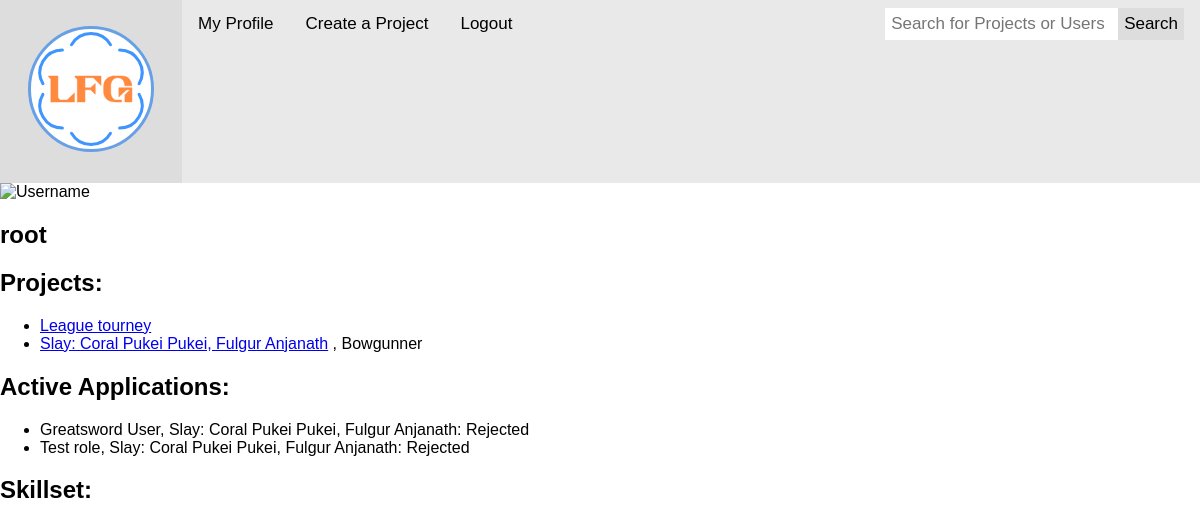
/accounts/profile/ (signed in), run on an earlier commit of the app's database.
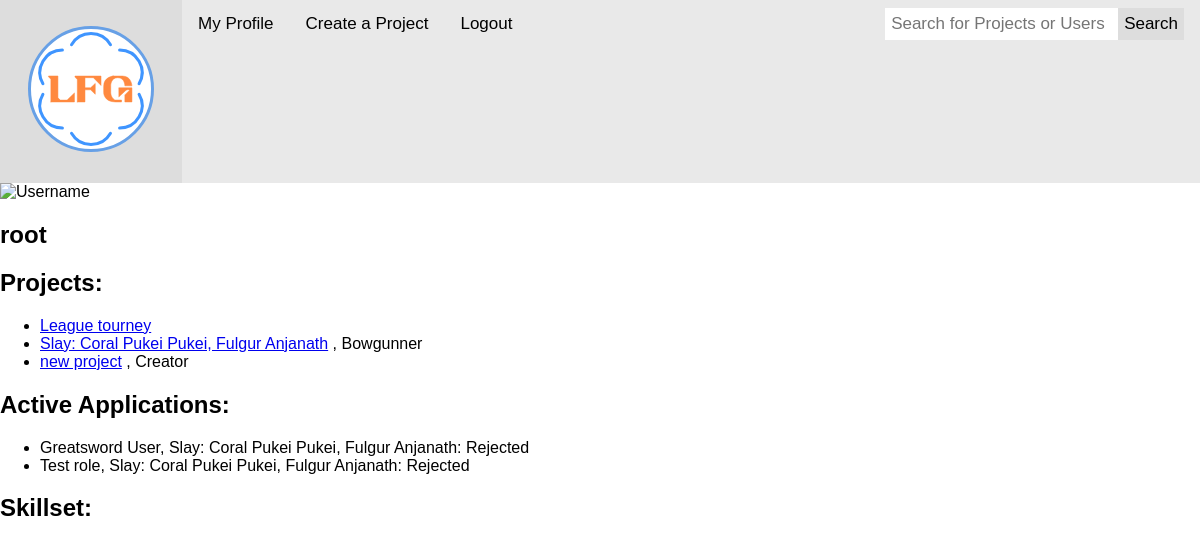
And on a later commit of the database.
### LFGCore/models.py (models this page shows)
class Member(models.Model):
  profile = models.ForeignKey(Profile, on_delete=models.CASCADE)
  project = models.ForeignKey(Project, on_delete=models.CASCADE)
  roles = models.ManyToManyField('Role')
  is_owner = models.BooleanField()
  start_date = models.DateTimeField()
  end_date = models.DateTimeField(null=True)

class Project(models.Model):
  channels = models.ManyToManyField('ChatChannel', through='ProjectChannel')
  name = models.CharField(max_length=45)
  description = models.CharField(max_length=10000)
  start_date = models.DateTimeField(null=True)
  end_date = models.DateTimeField(null=True)

class Role(models.Model):
  project = models.ForeignKey(Project, on_delete=models.CASCADE)
  skills = models.ManyToManyField('Skill')
  title = models.CharField(max_length=45)
  description = models.CharField(max_length=1000)

class Application(models.Model):
  applicant = models.ForeignKey(Profile, on_delete=models.CASCADE)
  role = models.ForeignKey(Role, on_delete=models.CASCADE)
  status = models.CharField(max_length=1, choices=(
    ('A', 'Applied'),
    ('O', 'Offered'),
    ('R', 'Rejected'),
    ('D', 'Declined')
  ))

### LFGCore/views.py (the view)
# urls.py: path('accounts/profile/', views.profile, name='my_profile_view'),
@login_required
def profile(request, id=None):
  user = None
  if id == None:
    user = request.user
  else:
    user = User.objects.get(id=id)
  return render(request, 'LFGCore/profile.html', {"user": user, "skillset": [], 'logged_in' : request.user.is_authenticated })

### LFGCore/templates/LFGCore/profile.html (shortened to what this page needs)
{% extends logged_in|yesno:"LFGCore/top.html,LFGCore/notloggedtop.html" %}
{% block content %}
<div class="card">
  <img src="image_defaultProfile.jpg" alt="Username" style="width:100%">
  <h2>{{ user.username }}</h2>
  <h2>Projects:</h2>
  <ul>
    {% for member in user.profile.member_set.all %}
    <li>
      <a href="/project/{{ member.project.id }}/">{{ member.project.name }}</a>
      {% if member.roles.all %}
        , {{ member.roles.all.0.title }}
      {% endif %}
    {% endfor %}
  </ul>
  <h2>Active Applications:</h2>
  <ul>
    {% for application in user.profile.application_set.all %}
      <li>
        {{ application.role.title }}, {{ application.role.project.name }}: {{ application.get_status_display }}
      </li>
    {% endfor %}
  </ul>
  <h2>Skillset:</h2>
</div>
{% endblock content %}

### LFGCore/templates/LFGCore/top.html (shortened to what this page needs)
<!DOCTYPE html>
<html>
<head>
  <link rel="stylesheet" href="/static/top/top.css">
</head>
<body>
  <div class="topnav">
    <div class="logo"><a href="/"><img src="/static/top/logo.svg" alt="Logo" width="150" height="150" /></a></div>
    <a class="active" href="/accounts/profile/">My Profile</a>
    <a href="/project/create/">Create a Project</a>
    <a href="/logout/">Logout</a>
    <div class="search-container">
      <form action="/search/">
        <input type="text" placeholder="Search for Projects or Users" name="query">
        <button type="submit">Search</button>
      </form>
    </div>
  </div>
  {% block content %}{% endblock content %}
</body>
</html>

### static/top/top.css (style rules this page uses)
* { box-sizing: border-box; }
body { margin: 0; font-family: Arial, Helvetica, sans-serif; }
.topnav { overflow: hidden; background-color: #e9e9e9; }
.topnav a { float: left; display: block; color: black; text-align: center; padding: 14px 16px; text-decoration: none; font-size: 17px; }
.topnav a.active { color: rgb(5, 5, 5); }
.topnav .search-container { float: right; }
.topnav input[type=text] { padding: 6px; margin-top: 8px; font-size: 17px; border: none; }
.topnav .search-container button { float: right; padding: 6px; margin-top: 8px; margin-right: 16px; background: #ddd; font-size: 17px; border: none; cursor: pointer; }
.logo { display: inline-block; float: left }

What changed in the data, as far as the page shows it:
added Member: project.name "new project", roles.all.0 "Creator"
